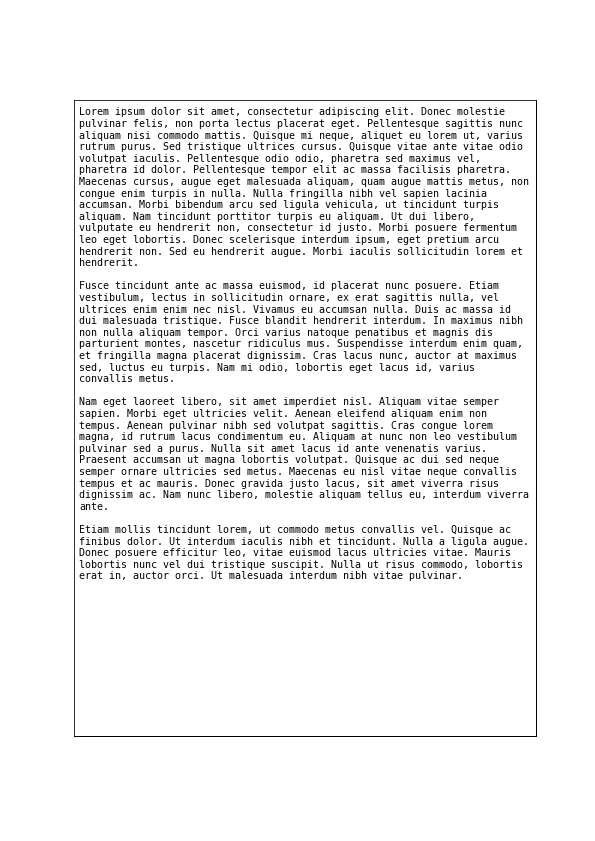
#> input picture sample_text.png, 595 x 841 px, given in place of sample_text.JPG, which was not available
$ jupyter execute --allow-errors line_detection_model.ipynb   (shell and % lines are left out)   (text cells are left out)
#> lines starting #> are read from the running program, lines starting #| are printed output that depends on the picture; after the words box and inside, x2 and y2 are one past the last pixel; in counts of white or black regions, pixels touching at a corner belong together; pictures that were not available may be replaced by others from this repository, and a replacement may not be noted
[cell 1]
from google.colab import drive
drive.mount('/content/drive')

[cell 2]
# import libraries
import numpy as np
import matplotlib.pyplot as plt
import cv2
import os
from tensorflow.keras.layers import Conv2D, MaxPooling2D, Dropout, Input, concatenate, UpSampling2D #, Activation,Conv2DTranspose,,Add,UpSampling2D,concatenate
from tensorflow.keras.models import Model
from tensorflow.keras.optimizers import Adam
from tensorflow.keras.callbacks import ModelCheckpoint
import random
import pandas as pd

# load data
image_list = os.listdir("/content/PageSegData/PageImg/")
image_list = [filename.split(".")[0] for filename in image_list]
print(image_list)
def visualize(img, seg_img):
    """
    Visualizes image
    """
    plt.figure(figsize=(20,20))
    plt.subplot(1,2,1)
    plt.imshow(img)
    plt.title('Image')
    plt.subplot(1,2,2)
    plt.imshow(seg_img,cmap='gray')
    plt.title('Segmented Image')
    plt.show()

def get_segmented_img(img, n_classes):
    """
    Loads in the segmented image and create suitable segmentation label.
    """
    seg_labels = np.zeros((512, 512, 1))
    img = cv2.resize(img, (512, 512))
    img = img[:,:,0]
    seg_labels[:,:,0] = (img != 0).astype(int)
    return seg_labels

def preprocess_img(img):
    img = cv2.resize(img, (512,512))
    return img

def batch_generator(filelist, n_classes, batch_size):
    while True:
        X=[]
        Y=[]
        for i in range(batch_size):
            fn = random.choice(filelist)
            img = cv2.imread(f"/content/PageSegData/PageImg/{fn}.JPG", 0)
            ret, img = cv2.threshold(img, 150, 255, cv2.THRESH_BINARY_INV)
            img = cv2.resize(img, (512,512))
            img = np.expand_dims(img, axis = -1)
            img = img / 255

            seg = cv2.imread(f"/content/PageSegData/PageSeg/{fn}_mask.png", 1)
            seg = get_segmented_img(seg, n_classes)

            X.append(img)
            Y.append(seg)
        yield np.array(X), np.array(Y)

[cell 3]
img = cv2.imread("/content/PageSegData/PageImg/" + str(image_list[0]) + ".JPG", 1)
#> img is the input picture: shape (841, 595, 3); min 0, max 255, mean 240.4
seg = cv2.imread("/content/PageSegData/PageSeg/" + str(image_list[0]) + "_mask.png", 1)

visualize(img, seg)
#> in visualize, `plt.show()`:
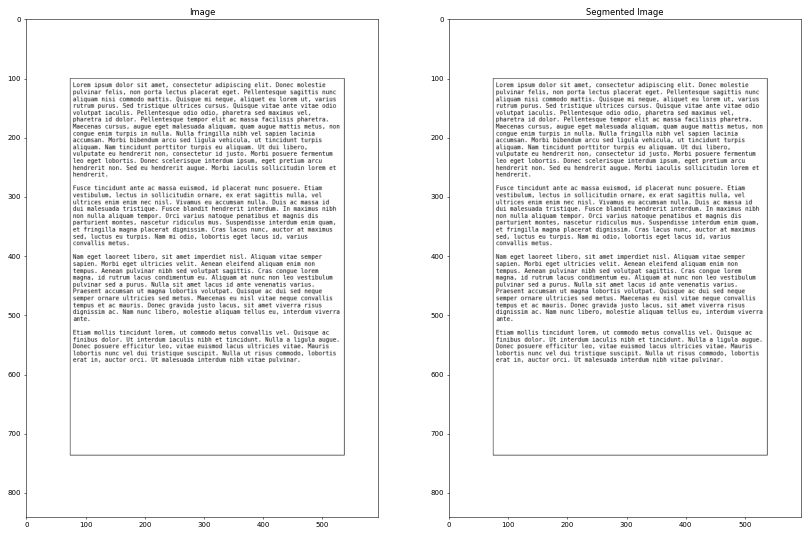
#> figure drawn by matplotlib, 2 panels

[cell 4]
def unet(pretrained_weights = None, input_size = (512, 512, 1)):
    inputs = Input(input_size)

    conv1 = Conv2D(64, 3, activation = 'relu', padding = 'same', kernel_initializer = 'he_normal')(inputs)
    conv1 = Conv2D(64, 3, activation = 'relu', padding = 'same', kernel_initializer = 'he_normal')(conv1)
    pool1 = MaxPooling2D(pool_size=(2, 2))(conv1)

    conv2 = Conv2D(128, 3, activation = 'relu', padding = 'same', kernel_initializer = 'he_normal')(pool1)
    conv2 = Conv2D(128, 3, activation = 'relu', padding = 'same', kernel_initializer = 'he_normal')(conv2)
    pool2 = MaxPooling2D(pool_size=(2, 2))(conv2)

    conv3 = Conv2D(256, 3, activation = 'relu', padding = 'same', kernel_initializer = 'he_normal')(pool2)
    conv3 = Conv2D(256, 3, activation = 'relu', padding = 'same', kernel_initializer = 'he_normal')(conv3)
    pool3 = MaxPooling2D(pool_size=(2, 2))(conv3)

    conv4 = Conv2D(512, 3, activation = 'relu', padding = 'same', kernel_initializer = 'he_normal')(pool3)
    conv4 = Conv2D(512, 3, activation = 'relu', padding = 'same', kernel_initializer = 'he_normal')(conv4)
    drop4 = Dropout(0.5)(conv4)
    pool4 = MaxPooling2D(pool_size=(2, 2))(drop4)

    conv5 = Conv2D(1024, 3, activation = 'relu', padding = 'same', kernel_initializer = 'he_normal')(pool4)
    conv5 = Conv2D(1024, 3, activation = 'relu', padding = 'same', kernel_initializer = 'he_normal')(conv5)
    drop5 = Dropout(0.5)(conv5)

    up6 = Conv2D(512, 2, activation = 'relu', padding = 'same', kernel_initializer = 'he_normal')(UpSampling2D(size = (2,2))(drop5))
    merge6 = concatenate([drop4,up6], axis = 3)
    conv6 = Conv2D(512, 3, activation = 'relu', padding = 'same', kernel_initializer = 'he_normal')(merge6)
    conv6 = Conv2D(512, 3, activation = 'relu', padding = 'same', kernel_initializer = 'he_normal')(conv6)

    up7 = Conv2D(256, 2, activation = 'relu', padding = 'same', kernel_initializer = 'he_normal')(UpSampling2D(size = (2,2))(conv6))
    merge7 = concatenate([conv3,up7], axis = 3)
    conv7 = Conv2D(256, 3, activation = 'relu', padding = 'same', kernel_initializer = 'he_normal')(merge7)
    conv7 = Conv2D(256, 3, activation = 'relu', padding = 'same', kernel_initializer = 'he_normal')(conv7)

    up8 = Conv2D(128, 2, activation = 'relu', padding = 'same', kernel_initializer = 'he_normal')(UpSampling2D(size = (2,2))(conv7))
    merge8 = concatenate([conv2,up8], axis = 3)
    conv8 = Conv2D(128, 3, activation = 'relu', padding = 'same', kernel_initializer = 'he_normal')(merge8)
    conv8 = Conv2D(128, 3, activation = 'relu', padding = 'same', kernel_initializer = 'he_normal')(conv8)

    up9 = Conv2D(64, 2, activation = 'relu', padding = 'same', kernel_initializer = 'he_normal')(UpSampling2D(size = (2,2))(conv8))
    merge9 = concatenate([conv1,up9], axis = 3)
    conv9 = Conv2D(64, 3, activation = 'relu', padding = 'same', kernel_initializer = 'he_normal')(merge9)
    conv9 = Conv2D(64, 3, activation = 'relu', padding = 'same', kernel_initializer = 'he_normal')(conv9)
    conv9 = Conv2D(2, 3, activation = 'relu', padding = 'same', kernel_initializer = 'he_normal')(conv9)
    conv10 = Conv2D(1, 1, activation = 'sigmoid')(conv9)

    model = Model(inputs, conv10)

    model.compile(optimizer = Adam(learning_rate = 1e-4), loss = 'binary_crossentropy', metrics = ['accuracy'])

    if(pretrained_weights):
        model.load_weights(pretrained_weights)

    return model

#> (the rest of this cell did not finish here and is left out)

[cell 5]
random.shuffle(image_list)
# mix data and divide into train and test groups
file_train = image_list[0:int(0.75 * len(image_list))]
file_test = image_list[int(0.75 * len(image_list)):]

#> (the rest of this cell did not finish here and is left out)

#> (a cell that did not finish here is left out)

#> (a cell that did not finish here is left out)

[cell 8]
img = cv2.imread(f"test_2.jpg", 0)
#> img: shape (841, 595); min 0, max 255, mean 240.4
ret, img = cv2.threshold(img, 150, 255, cv2.THRESH_BINARY_INV)
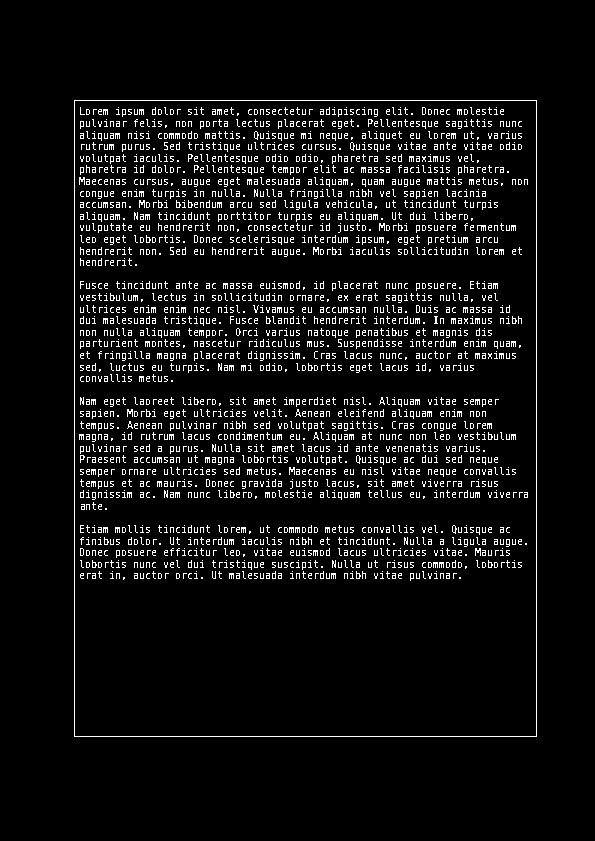
#> img: shape (841, 595); 6.4% white in thin lines or dots, all inside (x1, y1, x2, y2) = (74, 100, 537, 737)
img = cv2.resize(img, (512, 512))
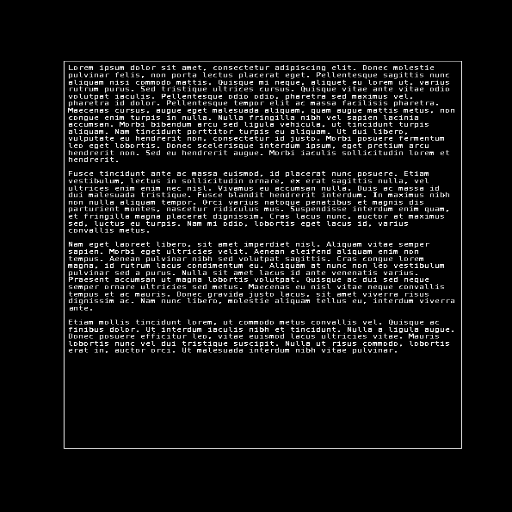
#> img: shape (512, 512); min 0, max 255, mean 16.3
# img = np.expand_dims(img, axis =- 1)
img = np.expand_dims(img, axis = 0)
#> (the rest of this cell did not finish here and is left out)
